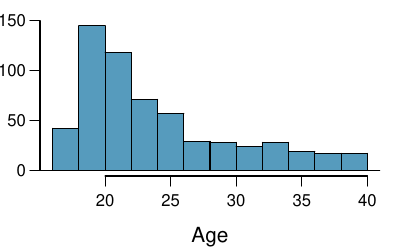

Reproduce this figure in R.
setwd('~/OI_Biostat/oi_biostat_source/ch_inference_foundations_oi_biostat/figures/eoce/famussage')
load("~/Dropbox/teaching/open_intro/oi_biostat/data_working_dir/data/ch1_intro_oi_biostat/famuss/famuss_09aug2015.Rdata")

library(openintro)

names(famuss)

pdf("famussage.pdf", height = 2.5, width = 4)

par(mar=c(3.7,2,1,1), las=1, mgp=c(2.5,0.7,0), mfrow = c(1,1), cex.lab = .8)

histPlot(famuss$age, col = COL[1], xlab = "Age", ylab = "")

dev.off()

mean(famuss$age)
sd(famuss$age)
length(famuss$age)
se <- sd(famuss$age)/sqrt(length(famuss$age))
